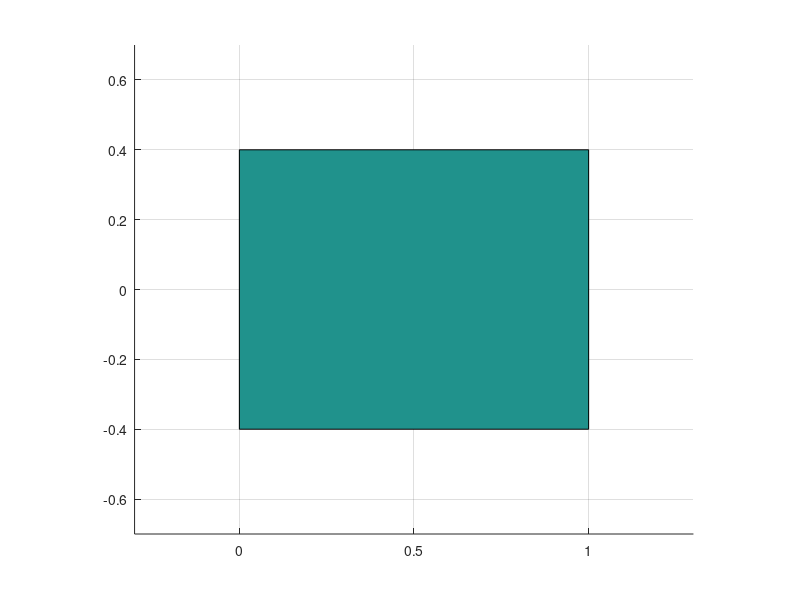

The MATLAB script that drew this image: (Note: this script raises an error after producing the figure.)
clear all ; clf

fig = figure(1)

ax = axis()
axis(ax,[-0.3 1.3 -0.7 0.7])
grid on;
axis equal
hold on

% plot table
corners.x = [0 1 1 0 ];
corners.y = [0.4 0.4 -0.4 -0.4];
patch(corners.x(:),corners.y(:),[1 1 1 1])

% define the robot parameters and initiate the object
links_length    = [0.6];
joints_value    = [0];
joints_lim      = [ -pi  pi ];
base_pose.x     = 0.4;
base_pose.y     = 0.4;
base_pose.yaw   = -pi/2;
arms            = RobotArmMultiLink(links_length,joints_value,base_pose,joints_lim);


links_length    = [0.6];
joints_value    = [0];
joints_lim      = [ -pi  pi ];
base_pose.x     = 0.3;
base_pose.y     = -0.4;
base_pose.yaw   = pi/2;
arms(end+1)     = RobotArmMultiLink(links_length,joints_value,base_pose,joints_lim);


links_length    = [0.6];
joints_value    = [0];
joints_lim      = [ -pi  pi ];
base_pose.x     = 0.5;
base_pose.y     = -0.4;
base_pose.yaw   = pi/2;
arms(end+1)     = RobotArmMultiLink(links_length,joints_value,base_pose,joints_lim);


links_length    = [0.6];
joints_value    = [0];
joints_lim      = [ -pi  pi ];
base_pose.x     = 0.2;
base_pose.y     = -0.4;
base_pose.yaw   = pi/2;
arms(end+1)     = RobotArmMultiLink(links_length,joints_value,base_pose,joints_lim);


links_length    = [0.6];
joints_value    = [0];
joints_lim      = [ -pi  pi ];
base_pose.x     = 0.1;
base_pose.y     = 0.4;
base_pose.yaw   = -pi/2;
arms(end+1)     = RobotArmMultiLink(links_length,joints_value,base_pose,joints_lim);

links_length    = [0.6];
joints_value    = [0];
joints_lim      = [ -pi  pi ];
base_pose.x     = 0.0;
base_pose.y     = -0.4;
base_pose.yaw   = pi/2;
arms(end+1)     = RobotArmMultiLink(links_length,joints_value,base_pose,joints_lim);


links_length    = [0.6];
joints_value    = [0];
joints_lim      = [ -pi  pi ];
base_pose.x     = -0.1;
base_pose.y     = 0.4;
base_pose.yaw   = -pi/2;
arms(end+1)     = RobotArmMultiLink(links_length,joints_value,base_pose,joints_lim);

links_length    = [0.6];
joints_value    = [0];
joints_lim      = [ -pi  pi ];
base_pose.x     = -0.2;
base_pose.y     = -0.4;
base_pose.yaw   = pi/2;
arms(end+1)     = RobotArmMultiLink(links_length,joints_value,base_pose,joints_lim);




ma = MultiArm(arms);
ma.plotAllArms;


% iniitiate task
task.armID                  = 1;
task.target_joints_value    = [1];
task.object_position        = ma.arms(task.armID).FK(task.target_joints_value);

ma.GenerateMotionPlan(task);



% figure(4)
% load('Cspace.mat')
% contour3(J11,J12,Z,100)
% hold on;
% xlabel('j11');ylabel('j12');zlabel('j21');
% 
% target = [];
% a1.target = [1 -1];
% for kk = 1:length(j21)
%    target(end+1,:) = [a1.target , j21(kk)];  
% end
% 
% %plot initial conf
% plot3(ma.arms(1).joints_value(1),ma.arms(1).joints_value(2),ma.arms(2).joints_value(1),'bo','Markersize',15)
% %plot target
% plot3(target(:,1),target(:,2),target(:,3),'r');
% 
% 
% links_length    = [0.3 0.3];
% joints_value    = [-1.3 2.6];
% joints_lim      = [ -pi  pi ];
% base_pose.x     = 0.5;
% base_pose.y     = 0.4;
% base_pose.yaw   = -pi/2;
% arm3     = RobotArmMultiLink(links_length,joints_value,base_pose,joints_lim);


% plot break point
% plot3(arm3.joints_value(1),arm3.joints_value(2),ma.arms(2).joints_value(1),'mo','Markersize',15)



% j11 = linspace(-pi,pi,70);
% j12 = linspace(-pi,pi,70);
% j21 = linspace(-pi,pi,70);
% 
% [J11,J12] = meshgrid(j11,j12);
% Z = zeros(size(J11));
% b = 1;
% figure(3);
% hold on;
% Cspace = [];
% for ii = 1:length(j11)
%     for jj = 1:length(j12)
%         for kk = 1:length(j21)
%             if ma.CollisionCheck(1,2,[j11(ii),j12(jj)],j21(kk))
%                 Cspace(end+1,:) = [j11(ii),j12(jj),j21(kk)]
%                 Z(ii,jj) = j21(kk);
%             end
%             b = b+1
%         end
%     end
% end
% contour3(J11,J12,Z,100)

